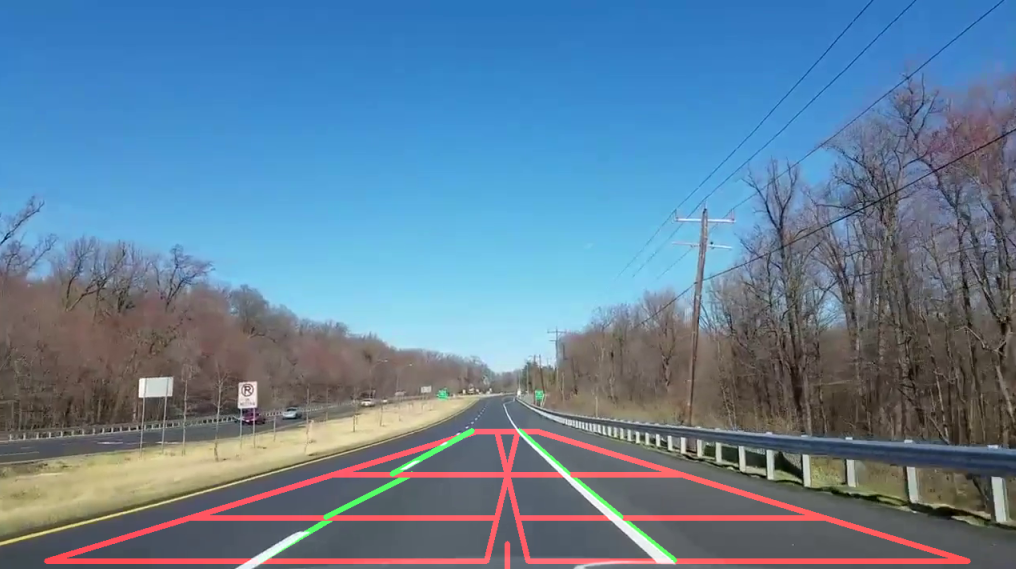
#> input picture lane-detection-test-3.png, 1016 x 569 px, given in place of the camera
$ python lane-annotation.py
#> lines starting #> are read from the running program, lines starting #| are printed output that depends on the picture; after the words box and inside, x2 and y2 are one past the last pixel; in counts of white or black regions, pixels touching at a corner belong together
import cv2 as cv
import numpy as np
# import matplotlib.pyplot as plt

# Set the top point of the region of interest as a fraction of the frame (measured from the top)
top_point_multiplier = 0.33

# Find edges in a frame using canny edge detection
def detectEdges(frame):
    # Converts frame to grayscale because we only need the luminance channel for detecting edges - less computationally expensive
    gray = cv.cvtColor(frame, cv.COLOR_RGB2GRAY)
    # Applies a 5x5 gaussian blur with deviation of 0 to frame - not mandatory since Canny will do this for us
    blur = cv.GaussianBlur(gray, (5, 5), 0)
    # Applies Canny edge detector with minVal of 50 and maxVal of 150
    frame_edges = cv.Canny(blur, 50, 150)
    # Return a frame showing all edges
    return frame_edges

# Crop a frame to the region of interest
def polygonMask(frame):
    # Gets the dimensions of the frame
    height = frame.shape[0]
    width = frame.shape[1]
    # Creates a triangular polygon for the mask defined by three (x, y) coordinates
    polygons = np.array([[(0, height), (width, height), (round(width*0.5), round(height*top_point_multiplier))]])
    # Creates an image filled with zero intensities with the same dimensions as the frame
    mask = np.zeros_like(frame)
    # Allows the mask to be filled with values of 1 and the other areas to be filled with values of 0
    cv.fillPoly(mask, polygons, 255)
    # A bitwise and operation between the mask and frame keeps only the triangular area of the frame
    frame_cropped = cv.bitwise_and(frame, mask)
    # Get the coords of the crop region edges
    edge_coords = np.array([[0, height, round(width*0.5), round(height*top_point_multiplier)], [width, height, round(width*0.5), round(height*top_point_multiplier)]])
    # Return frame with the mask applied
    return frame_cropped, edge_coords

# Calculate the end coordinates of a line given its slope and y intercept
def calculateEndCoordinates(frame, parameters):
    slope, intercept = parameters
    # Gets the dimensions of the frame
    height = frame.shape[0]
    width = frame.shape[1]
    # Sets initial y-coordinate as the bottom of the frame
    y1 = height
    # Sets final y-coordinate as the top of the region of interest
    y2 = round(height*top_point_multiplier)
    # Sets initial x-coordinate as (y1 - b) / m since y1 = mx1 + b
    x1 = int((y1 - intercept) / slope)
    # Sets final x-coordinate as (y2 - b) / m since y2 = mx2 + b
    x2 = int((y2 - intercept) / slope)
    # Create an array with the calculated coords and return it
    coords = np.array([x1, y1, x2, y2])
    return coords

# Find the left and right lane lines by averaging the detected edges
def findLaneLines(frame_edges):
    # Get the endpoints of every detected edge
    hough = cv.HoughLinesP(frame_edges, 2, np.pi / 180, 100, np.array([]), minLineLength = 100, maxLineGap = 50)
    # Empty arrays to store the coordinates of the left and right lines
    left = []
    right = []
    # Loops through every detected line
    if hough is not None:
        for line in hough:
            # Reshapes line from 2D array to 1D array
            x1, y1, x2, y2 = line.reshape(4)
            # Fits a linear polynomial to the x and y coordinates and returns a vector of coefficients which describe the slope and y-intercept
            parameters = np.polyfit((x1, x2), (y1, y2), 1)
            slope = parameters[0]
            y_intercept = parameters[1]
            # If slope is in the expected range (30deg to 70deg)
            if (abs(slope) > 0.6) and (abs(slope) < 2.7):
                # If slope is negative, the line is to the left of the lane, and otherwise, the line is to the right of the lane
                if slope < 0:
                    left.append((slope, y_intercept))
                else:
                    right.append((slope, y_intercept))
        # Average out all the values for left and right into a single slope and y-intercept value for each line
        left_avg = np.average(left, axis = 0)
        right_avg = np.average(right, axis = 0)
        # Calculates the x1, y1, x2, y2 coordinates for the left and right lines
        left_line = calculateEndCoordinates(frame_edges, left_avg)
        right_line = calculateEndCoordinates(frame_edges, right_avg)
        coords = np.array([left_line, right_line])
        # Calculate steering value based on centers of lines
        left_line_center = (left_line[0] + left_line[2])/2
        right_line_center = (right_line[0] + right_line[2])/2
        steer = ((left_line_center + right_line_center)/2) - (frame_edges.shape[1]/2);
    else:
        coords = np.array([[], []])
        steer = 0
    # Return the endpoint coords of the left and right lines
    return coords, steer

# Draw overlay lines on a frame
def drawLines(frame, line_coords, color = (0, 255, 0)):
    # Creates an image filled with zero intensities with the same dimensions as the frame
    overlay = np.zeros_like(frame)
    # Checks if any lines are detected
    if line_coords is not None:
        for x1, y1, x2, y2 in line_coords:
            # Draws lines between two coordinates with green color and 5 thickness
            cv.line(overlay, (x1, y1), (x2, y2), color, 5)
    frame_overlay = cv.addWeighted(frame, 0.9, overlay, 1, 1)
    return frame_overlay

def drawText(frame, text):
    # Gets the dimensions of the frame
    height = frame.shape[0]
    width = frame.shape[1]
    # Add text
    font = cv.FONT_HERSHEY_SIMPLEX
    cv.putText(frame, str(text), (5,height-5), font, 1, (0,255,0), 2, cv.LINE_AA)

# Resize a frame by a scaling factor
def resizeFrame(frame, scale_factor):
    width = int(frame.shape[1] * scale_factor)
    height = int(frame.shape[0] * scale_factor)
    dim = (width, height)
    frame_resized = cv.resize(frame, dim, interpolation = cv.INTER_AREA)
    return frame_resized

# The video feed is read in as a VideoCapture object
#cap = cv.VideoCapture("input.mp4")
cap = cv.VideoCapture(0)

while (cap.isOpened()):
	# Get current frame
    # ret = a boolean return value from getting the frame, frame = the current frame being projected in the video
    ret, frame = cap.read()
#> frame is the input picture: shape (569, 1016, 3); mean B, G, R 153, 128, 98.5

    # Apply edge detection
    frame_edges = detectEdges(frame)
#> in detectEdges, `gray = cv.cvtColor(frame, cv.COLOR_RGB2GRAY)`:
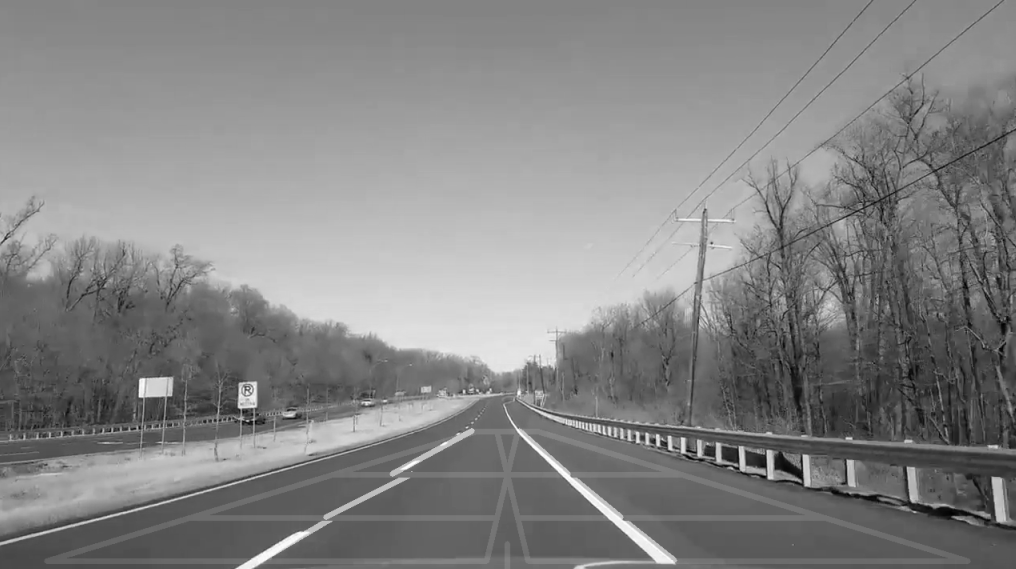
#> gray: shape (569, 1016); min 0, max 255, mean 132.2
#> in detectEdges, `frame_edges = cv.Canny(blur, 50, 150)`:
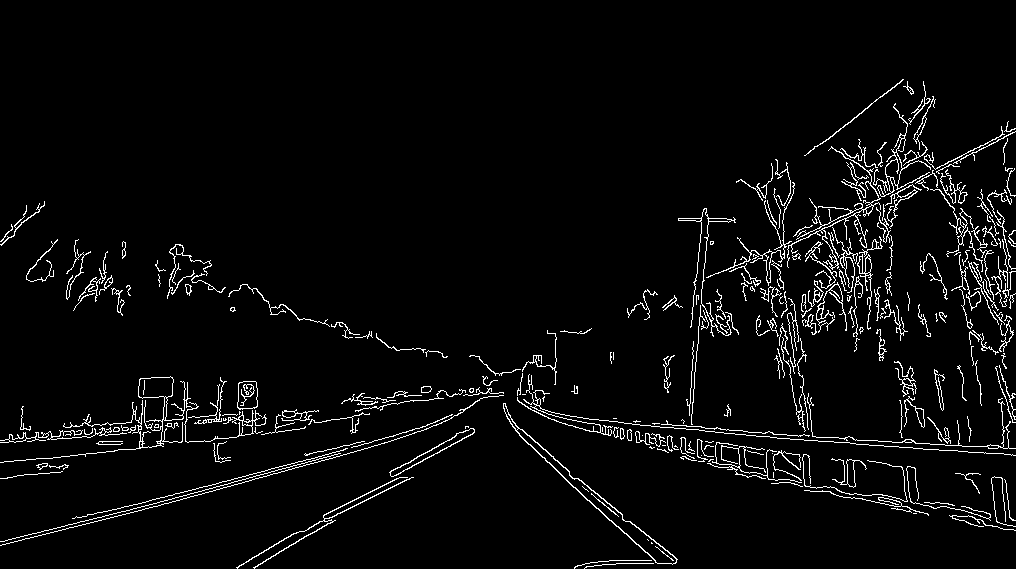
#> frame_edges: shape (569, 1016); 3.9% white in thin lines or dots, all inside (x1, y1, x2, y2) = (0, 79, 1016, 569)
    # Apply crop
    frame_edges_crop, crop_edge_coords = polygonMask(frame_edges)
#> in polygonMask, `cv.fillPoly(mask, polygons, 255)`:
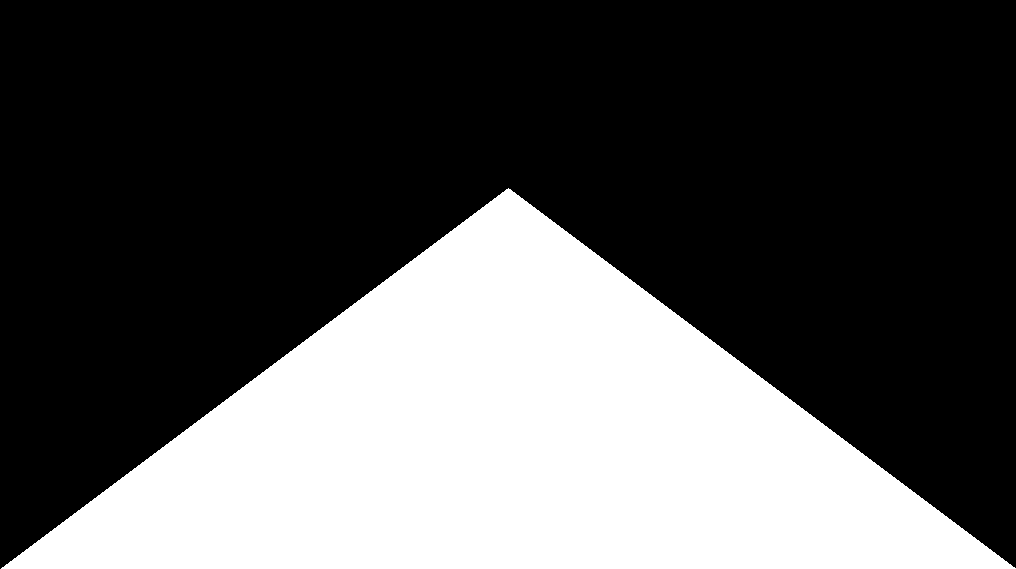
#> mask: shape (569, 1016); 33.5% white; 1 white region, box (x1, y1, x2, y2) and area: (1, 188, 1016, 569) 193675
#> in polygonMask, `frame_cropped = cv.bitwise_and(frame, mask)`:
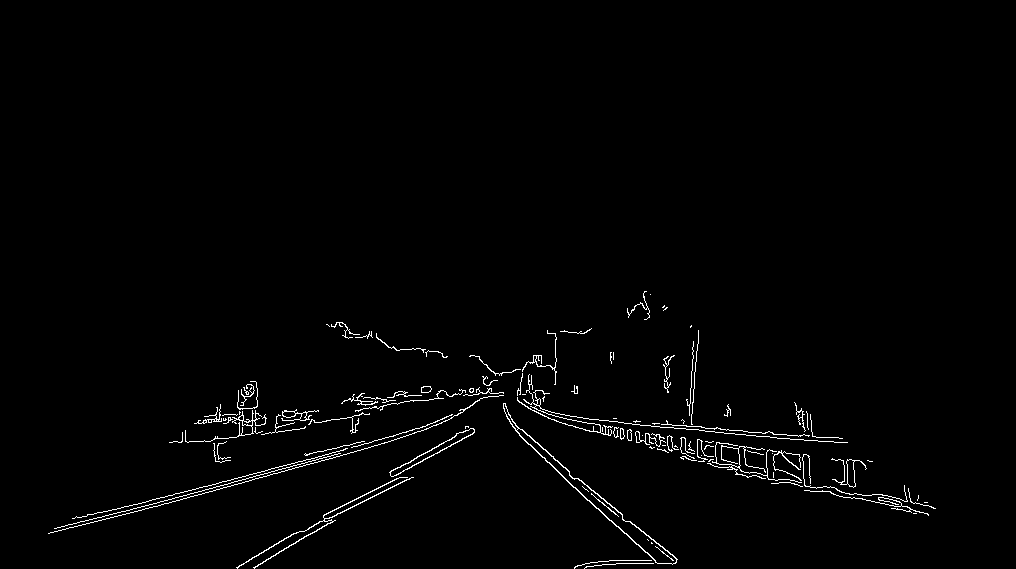
#> frame_cropped: shape (569, 1016); 1.4% white in thin lines or dots, all inside (x1, y1, x2, y2) = (48, 291, 936, 569)
#> crop_edge_coords = [[0, 569, 508, 188], [1016, 569, 508, 188]]
    # Overlay crop edges on frame
    frame_overlay = drawLines(frame, crop_edge_coords, (0, 0, 255))
#> the loop in drawLines, `for x1, y1, x2, y2 in line_coords:` made 2 passes
#> in drawLines, `frame_overlay = cv.addWeighted(frame, 0.9, overlay, 1, 1)`:
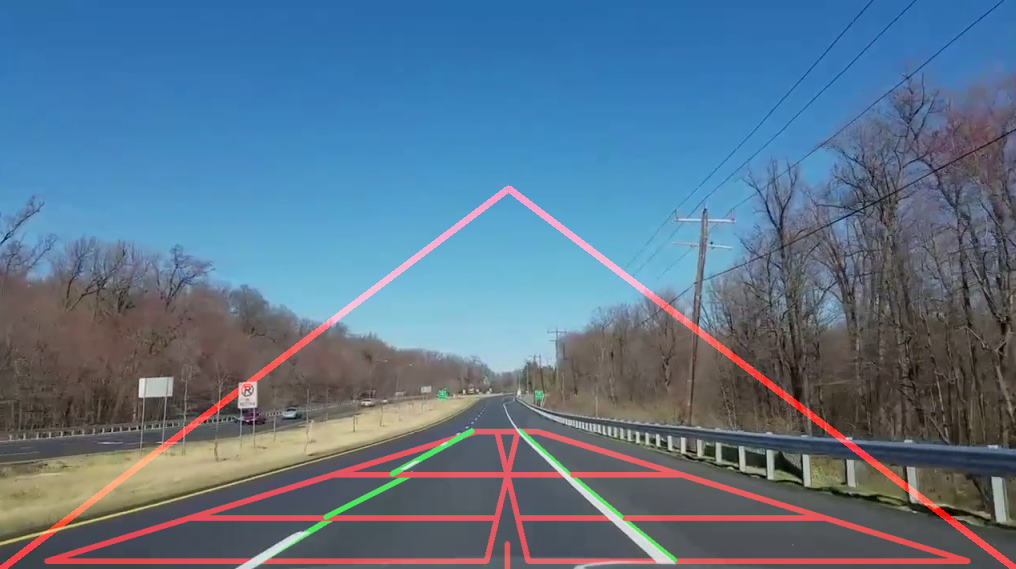
#> frame_overlay: shape (569, 1016, 3); mean B, G, R 138.7, 116.2, 92

    try:
        # Find lane lines
        line_coords, steer = findLaneLines(frame_edges_crop)
#> in findLaneLines, `hough = cv.HoughLinesP(frame_edges, 2, np.pi / 180, 100, np.array([]),..`: hough = 48 rows, first 6: [97, 521, 332, 458], [286, 465, 451, 418], [660, 427, 820, 441], [509, 420, 691, 420], [101, 517, 411, 434], [459, 389, 928, 515]
#> the loop in findLaneLines, `for line in hough:` made 48 passes
#> (x1, y1, x2, y2, slope, y_intercept) on passes 1 to 12: (97, 521, 332, 458, -0.268, 547), (286, 465, 451, 418, -0.285, 546.5), (660, 427, 820, 441, 0.0875, 369.3), (509, 420, 691, 420, -1.22e-16, 420), (101, 517, 411, 434, -0.268, 544), (459, 389, 928, 515, 0.269, 265.7), (467, 407, 818, 437, 0.0855, 367.1), (428, 350, 655, 562, 0.934, -49.72), (649, 447, 916, 513, 0.247, 286.6), (424, 349, 676, 560, 0.837, -6.02), (583, 429, 864, 464, 0.125, 356.4), (259, 553, 378, 487, -0.555, 696.6)
#> after the loop in findLaneLines, `for line in hough:`: left = [(-0.625, 725.6), (-0.6, 709), (-0.603, 721.1)]; right = [(0.934, -49.72), (0.837, -6.02), (0.808, 11.69), (0.809, 15.09)]
#> in findLaneLines, `left_avg = np.average(left, axis = 0)`: left_avg = [-0.609, 718.6]
#> in findLaneLines, `right_avg = np.average(right, axis = 0)`: right_avg = [0.847, -7.24]
#> in calculateEndCoordinates, `slope, intercept = parameters`: slope = -0.609; intercept = 718.6
#> in calculateEndCoordinates, `x1 = int((y1 - intercept) / slope)`: x1 = 245
#> in calculateEndCoordinates, `x2 = int((y2 - intercept) / slope)`: x2 = 871
#> in calculateEndCoordinates, `coords = np.array([x1, y1, x2, y2])`: coords = [245, 569, 871, 188]
#> in findLaneLines, `right_line = calculateEndCoordinates(frame_edges, right_avg)`: right_line = [680, 569, 230, 188]
#> in findLaneLines, `coords = np.array([left_line, right_line])`: coords = [[245, 569, 871, 188], [680, 569, 230, 188]]
#> in findLaneLines, `left_line_center = (left_line[0] + left_line[2])/2`: left_line_center = 558
#> in findLaneLines, `right_line_center = (right_line[0] + right_line[2])/2`: right_line_center = 455
#> in findLaneLines, `steer = ((left_line_center + right_line_center)/2) - (frame_edges.shap..`: steer = -1.5
#> line_coords = [[245, 569, 871, 188], [680, 569, 230, 188]]; steer = -1.5
        # Overlay detected lane lines on frame
        frame_overlay = drawLines(frame_overlay, line_coords)
#> call 2 of drawLines, with line_coords = array of shape (2, 4), color = (0, 255, 0)
#> the loop in drawLines (call 2), `for x1, y1, x2, y2 in line_coords:` made 2 passes
#> after the loop in drawLines (call 2), `for x1, y1, x2, y2 in line_coords:`:
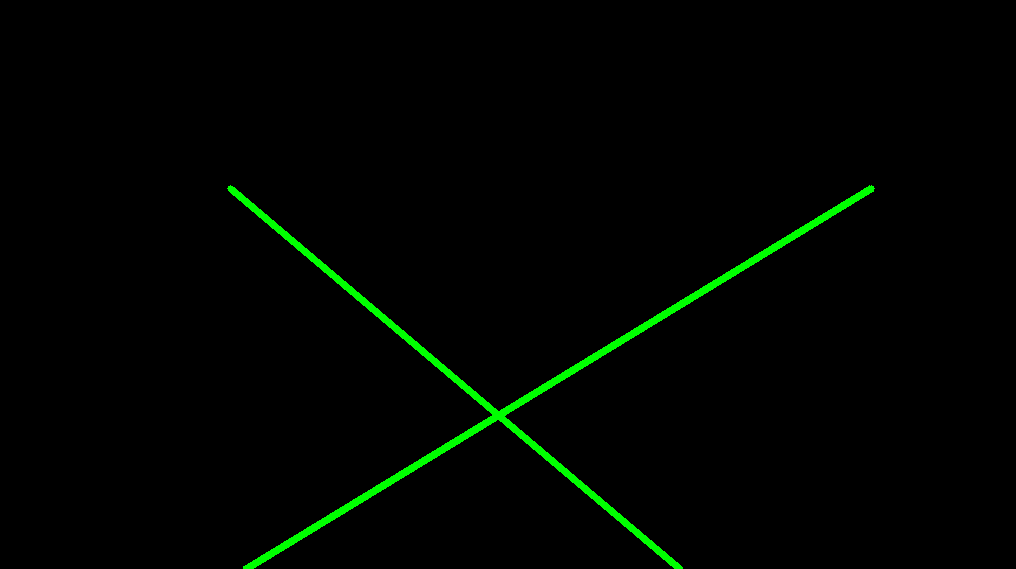
#> overlay: shape (569, 1016, 3); mean of channels 0, 1, 2 0, 4.1, 0; drawn as B, G, R
#> in drawLines (call 2), `frame_overlay = cv.addWeighted(frame, 0.9, overlay, 1, 1)`:
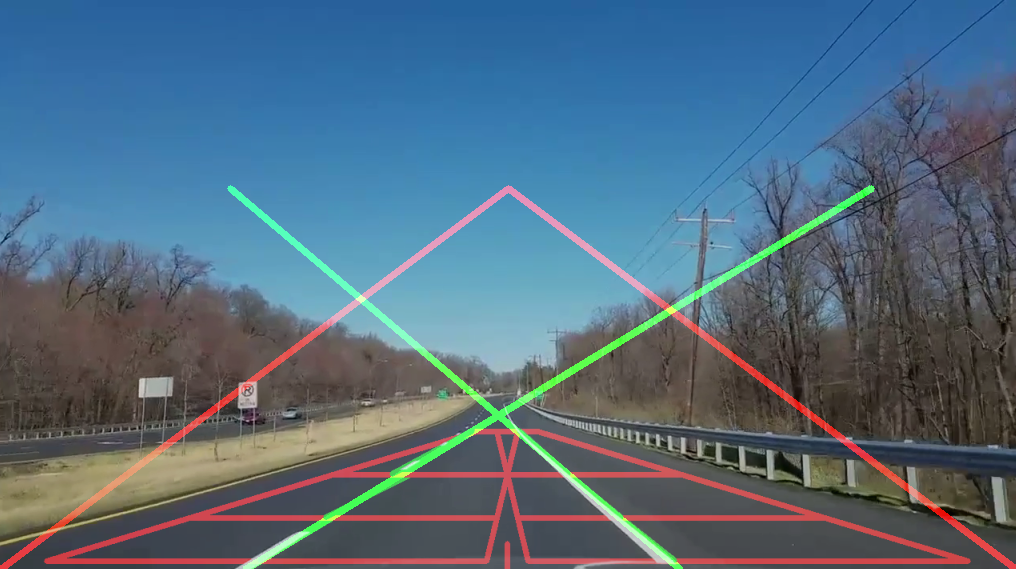
#> frame_overlay: shape (569, 1016, 3); mean B, G, R 125.8, 107.5, 83.8
    except:
        steer = "error"

    # Print steering value
    drawText(frame_overlay, steer)
#> in drawText, `font = cv.FONT_HERSHEY_SIMPLEX`: font = 0

    # Open a new window and display the output frame
    cv.imshow("output", resizeFrame(frame_overlay, 0.8))

    # Frames are read by intervals of 10 milliseconds. The programs breaks out of the while loop when the user presses the 'q' key
    if cv.waitKey(10) & 0xFF == ord('q'):
#> (key q is pressed here)
        break

# Frees up resources and closes all windows
cap.release()
cv.destroyAllWindows()

$ run again, on lane-detection-test-4.png
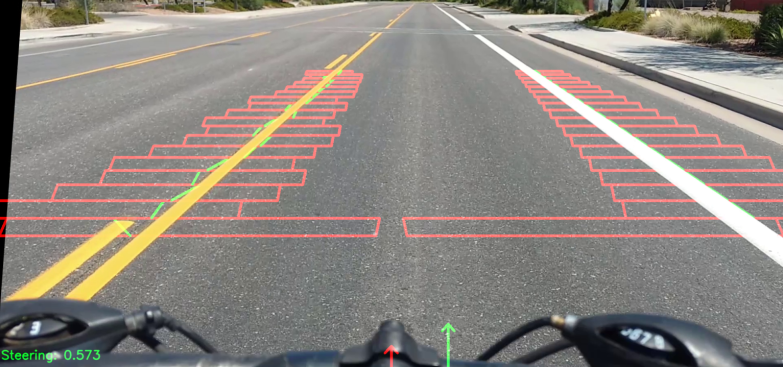
#> input picture lane-detection-test-4.png, 1566 x 734 px, given in place of the camera (shown at 1/2 size)
#> frame is the input picture: shape (734, 1566, 3); mean B, G, R 127.6, 133.8, 140.7
#> in detectEdges, `frame_edges = cv.Canny(blur, 50, 150)`:
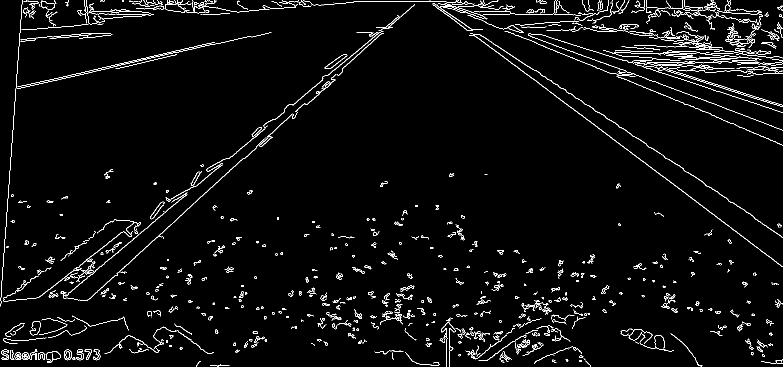
#> frame_edges: shape (734, 1566) (shown at 1/2 size); 3.3% white in thin lines or dots
#> mask: shape (734, 1566); 33.5% white; 1 white region, box (x1, y1, x2, y2) and area: (1, 242, 1566, 734) 385527
#> frame_cropped: shape (734, 1566); 1% white in thin lines or dots, all inside (x1, y1, x2, y2) = (23, 346, 1557, 734)
#> crop_edge_coords = [[0, 734, 783, 242], [1566, 734, 783, 242]]
#> the loop in drawLines, `for x1, y1, x2, y2 in line_coords:` made 2 passes
#> hough = 105 rows, first 6: [893, 703, 1161, 703], [829, 679, 1121, 669], [30, 715, 380, 678], [769, 640, 871, 629], [966, 680, 1138, 680], [888, 671, 1116, 659]
#> the loop in findLaneLines, `for line in hough:` made 105 passes
#> (x1, y1, x2, y2, slope, y_intercept) on passes 1 to 8: (893, 703, 1161, 703, -7.03e-17, 703), (829, 679, 1121, 669, -0.0342, 707.4), (30, 715, 380, 678, -0.106, 718.2), (769, 640, 871, 629, -0.108, 722.9), (966, 680, 1138, 680, 3.28e-16, 680), (888, 671, 1116, 659, -0.0526, 717.7), (45, 707, 211, 707, -1.14e-15, 707), (614, 628, 965, 628, -3.05e-16, 628)
#> after the loop in findLaneLines, `for line in hough:`: left = []
#> left_avg = nan
#> font = 0
#> in resizeFrame, `frame_resized = cv.resize(frame, dim, interpolation = cv.INTER_AREA)`:
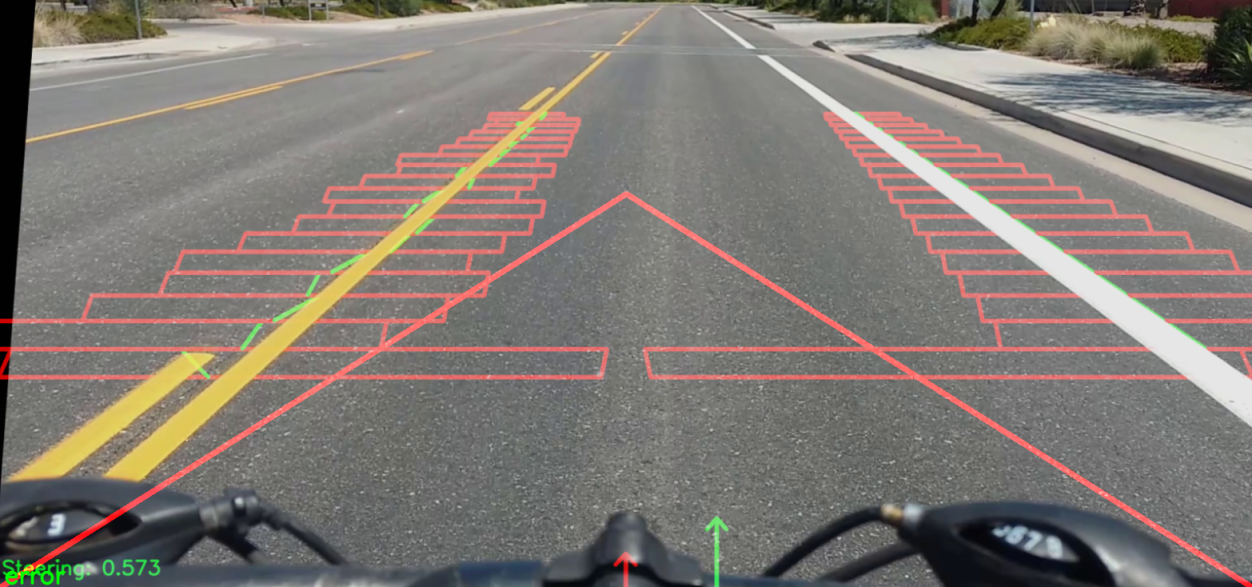
#> frame_resized: shape (587, 1252, 3); mean B, G, R 115.8, 121.5, 129.2
